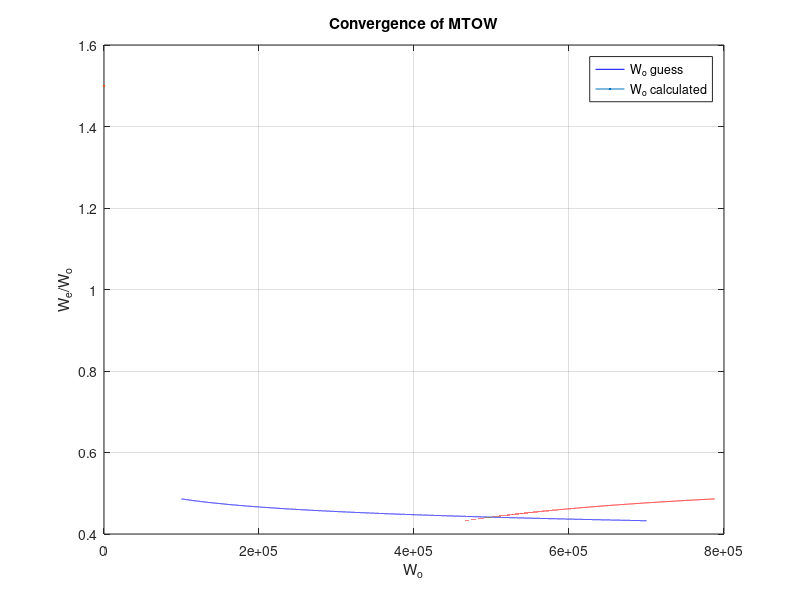

Reproduce this figure in MATLAB. (Note: this script raises an error after producing the figure.)
clc
clear

%%%%%%%%%%%%%%%%%%%%%%%%%%%%%%%%%%%%%%%%%%%%%%%%%%%%%%%%%%%%%%%%%%%%%%%%%%%%%%%%%%%%%%%%%%%%%%%%%%%%%
% 1 = TO
% 2 = climb to cruise 1
% 3 = cruise 1 (40 000ft)
% 4 = descent to land (miss)
% 5 = climb to cruise 2 (25 000 ft)
% 6 = cruise 2
% 7 = loiter
% 8 = descent to land
% 9 = landing

%%%%%%%%%%%%%%%%%%%%%%%%%%%%%%%%%%%%%%%%%%%%%%%%%%%%%%%%%%%%%%%%%%%%%%%%%%%%%%%%%%%%%%%%%%%%%%%%%%%%
%MTOW AND WEIGHT FRACTIONS

%Wo = Wc + Wp + (Wf/Wo)Wo + (We/Wo)Wo
%Wo = (Wc + Wp)/(1- Wf/Wo - We/Wo)

Wc = 1020; %kg
Wp = 60000; %kg

%Let We/Wo be ef (empty fraction)
%We/Wo = ef = AWo^C

%Typical Wo of Boeing 777 = 247200 kg
%Typical Wo of A350 = 283000 kg
%Typical Wo of A340 = 276500 kg

Wo1 = 100000:25:700000;
A = 0.97;
C = -0.06;
We_Wo = A .* (Wo1 .^ C);

W_fixed = Wc + Wp;
% W_fixed = 65000;

%Mission weight fractions (MWF)
MWF = [0.97
       0.985
       0.637855042
       0.99
       0.985
       0.987929129
       0.985645559
       0.99
       0.995]';
W9_Wo = prod(MWF);
Wf_Wo = 1.015 * (1 - W9_Wo);
Wo2 = (W_fixed) ./ (1 - Wf_Wo - We_Wo);

figure(1)
plot(Wo1, We_Wo, "-b", LineWidth = 1.5);
hold on
plot(Wo2, We_Wo, "r", LineWidth = 1.5);
hold off
xlabel("W_o");
ylabel("W_e/W_o");
title("Convergence of MTOW");
legend("W_o guess", "W_o calculated")
grid on

%values taken from the plot + calculations
Wo = 410000;

% function to get We from the graph (where the lines intersect)
% iterate through We_Wo and find the point where Wo1 and Wo2 are closest
close_list = We_Wo; % preallocate to the same size as We_Wo
for i = 1:length(We_Wo)
    close_list(i) = abs(Wo1(i) - Wo2(i));
end
[~, index] = min(close_list);
We = We_Wo(index) * Wo;
Wf = Wf_Wo * Wo;

%%%%%%%%%%%%%%%%%%%%%%%%%%%%%%%%%%%%%%%%%%%%%%%%%%%%%%%%%%%%%%%%%%%%%%%%%%%%%%%%%%%%%%%%
%CONSTRAINT DIAGRAM

% aircraft parameters
NE = 4; %number of engines
AR = 8; %Aspect ratio
max_wingspan = 65; %max wingspan in m
e = 0.8; %oswald efficiency
C_L_max = 2.5; %max lift coeff 2:0.1:3
C_L = 1.8; %CL without flaps
L_D_max = 19.14375; %max lift to drag ratio
C_D_o = 0.017358852; %zero lift drag coeff
S_ref = 443.5; %reference area in m^2
% cruise parameters
V_cruise_1 = 245; %cruise 1 speed in m/s
V_cruise_2 = 241.5; %cruise 2 speed in m/s (M=0.78)
rho_cruise_1 = 0.3016; %cruise 1 density in kg/m^3
rho_cruise_2 = 0.54; %cruise 2 density in kg/m^3
% ground parameteres
rho_sl = 1.225; %density at sea level in kg/m^3
rho_ceil = 0.2372; %density at ceiling (45000ft)
n = [1, 1, 1, 1, 1, 1, 1, 1, 1]; %load factor for each mission stage
rho_loiter = 1.0555; %density at loiter (5000ft)
V_loiter = 120; %velocity when loitering in m/s
C_L_TO = C_L_max / 1.21; %lift coeff at TO
S_L = 2900; %min TO distance / max landing distance
S_a = 305; %obstacle clearance distance (m)
To = 316000 * 4; %100 % thrust for our engine in N (we need to choose one)
v_x = 147.8;
% calculated values
V_s = sqrt((2 * Wo * 9.81) / (rho_sl * S_ref * C_L_max));

%thrust ratios (if it is zero it means that it is not needed for the
%calculations)
T_To = [1, (0.6531 / rho_sl) ^ 0.7, (0.244/0.2972) * (0.2972) ^ 0.7, 0, (0.833 / rho_sl) ^ 0.7, (rho_cruise_2 / rho_sl) ^ 0.7, (rho_loiter / rho_sl) ^ 0.7, 0, 0];
a_b = MWF ./ T_To; %alpha/beta = weight ratios / thrust ratios
TOP = S_L / (0.297 - 0.019 * NE);
W_S = 1:100:11000;
V_s_changing = sqrt((2 * 9.81 * W_S) / (rho_sl * C_L_max));

% TODO: add the cruise equations to climbing as drag still needs to be overcome
% TODO: replace the climb rates with regulations according to the three-phase flight

constraint_TO = W_S .* (1 / (TOP * C_L_TO));
constraint_climb_1 = a_b(2) * (1 ./ (1.1 * V_s_changing)) * climb_rate1;
constraint_climb_oei = 2 .* a_b(2) .* ((0.5 * rho_cruise_1 * V_cruise_1 * V_cruise_1 * C_D_o) ./ (MWF(2) .* W_S) + (MWF(2) * n(2) * n(2) .* W_S) ./ (0.5 * rho_cruise_1 * V_cruise_1 * V_cruise_1 * pi * AR * e));
constraint_cruise_1 = a_b(3) .* ((0.5 * rho_cruise_1 * V_cruise_1 * V_cruise_1 * C_D_o) ./ (MWF(3) .* W_S) + (MWF(3) * n(3) * n(3) .* W_S) ./ (0.5 * rho_cruise_1 * V_cruise_1 * V_cruise_1 * pi * AR * e));
constraint_climb_2 = a_b(5) * (1 ./ (1.1 * V_s_changing)) * climb_rate2;
constraint_cruise_2 = a_b(6) .* ((0.5 * rho_cruise_2 * V_cruise_2 * V_cruise_2 * C_D_o) ./ (MWF(6) .* W_S) + (MWF(6) * n(6) * n(6) .* W_S) ./ (0.5 * rho_cruise_2 * V_cruise_2 * V_cruise_2 * pi * AR * e));
constraint_loiter = a_b(7) .* ((0.5 * rho_loiter * V_loiter * V_loiter * C_D_o) ./ (MWF(7) .* W_S) + (MWF(7) * n(7) * n(7) .* W_S) ./ (0.5 * rho_loiter * V_loiter * V_loiter * pi * AR * e));
constraint_landing = (((S_L * 3/5) - S_a) .* C_L_max) * 9.81 / 5;
constraint_serv_ceiling = a_b(3) .* ((0.5 * rho_cruise_1 * V_cruise_1 * V_cruise_1 * ((0.85/0.83) ^ 2) * C_D_o) ./ (MWF(3) .* W_S) + (MWF(3) * n(3) * n(3) .* W_S) ./ (0.5 * rho_cruise_1 * V_cruise_1 * V_cruise_1 * ((0.85/0.83) ^ 2) * pi * AR * e));
constraint_abs_ceiling = a_b(3) .* ((0.5 * rho_ceil * V_cruise_1 * V_cruise_1 * C_D_o) ./ (MWF(3) .* W_S) + (MWF(3) * n(3) * n(3) .* W_S) ./ (0.5 * rho_ceil * V_cruise_1 * V_cruise_1 * pi * AR * e));
constraint_stall = 0.5 * rho_sl * V_s * V_s * C_L_max;
constraint_AR = Wo * AR / (max_wingspan ^ 2) * 9.81;
constraint_TWR = To / (Wo * 9.81);

%landing and stall and climbs stuff for plotting
T_W = [0, 1.5];
s_w = [0, 11000];
climb1 = [constraint_climb_1, constraint_climb_1];
climb2 = [constraint_climb_2, constraint_climb_2];
landing = [constraint_landing, constraint_landing];
stall = [constraint_stall, constraint_stall];
aspect_ratio = [constraint_AR, constraint_AR];
thrust_weight_ratio = constraint_TWR * W_S ./ W_S;

figure(2)
plot(W_S, constraint_TO, "r", LineWidth = 1.5);
hold on
plot(s_w, climb1, LineWidth = 1.5, linestyle="--");
plot(W_S, constraint_climb_oei, LineWidth = 1.5);
plot(W_S, constraint_cruise_1, LineWidth = 1.5);
plot(s_w, climb2, LineWidth = 1.5);
plot(W_S, constraint_cruise_2, LineWidth = 1.5);
plot(W_S, constraint_loiter, LineWidth = 1.5, linestyle=":");
plot(landing, T_W, LineWidth = 1.5, linestyle="--");
plot(W_S, constraint_serv_ceiling, LineWidth = 1.5, linestyle="-.");
plot(W_S, constraint_abs_ceiling, LineWidth = 1.5, linestyle="--");
plot(stall, T_W, LineWidth = 1.5, linestyle="--");
plot(W_S, thrust_weight_ratio, LineWidth = 1.5, color="black", linestyle=":");
%plot(aspect_ratio, T_W, LineWidth = 1.5, color="black", linestyle="--");
hold off
title("Constraint Diagram");
xlim([0 10000]);
ylim([0 1]);
grid on
xlabel("W/S");
ylabel("(T/W)_o");
legend("Takeoff", "Climb 1", "Climb with one engine out", "Cruise 1",...
     "Climb 2", "Cruise 2", "Loiter", "Landing", "Service ceiling", ...
     "Absolute ceiling", "Stall", "Aircraft min T/W", "Aspect ratio = 8");
